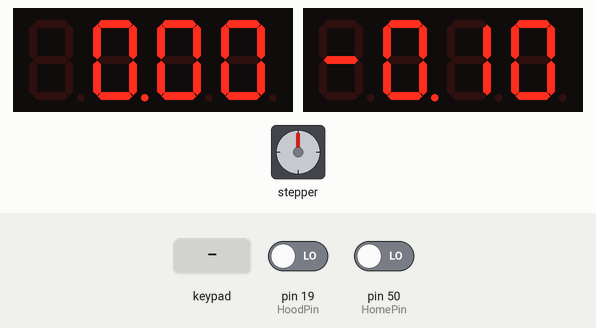
Simulated run of this sketch. Board: Arduino Mega 2560, built with avr-gcc and run on an emulated ATmega2560. Shown: 2 × 4-digit seven-segment display, stepper motor. The test bench sets the inputs (shaded band); at power-on: pin 19 (HoodPin) LOW, pin 50 (HomePin) LOW. EEPROM starts erased; stepper angles assume 200 steps per turn.

Above: at 1.2 s.
1.3 s: pin 19 (HoodPin) driven HIGH
At 1.75 s:
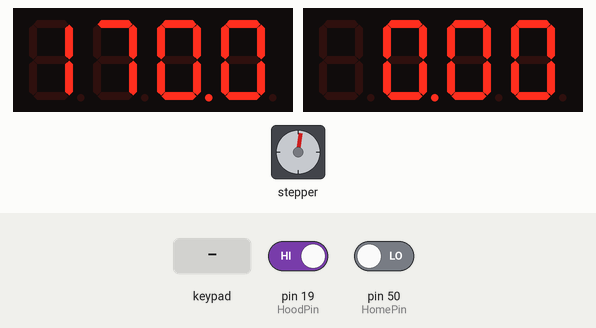
4.0 s: key 'B' pressed
At 4.38 s:
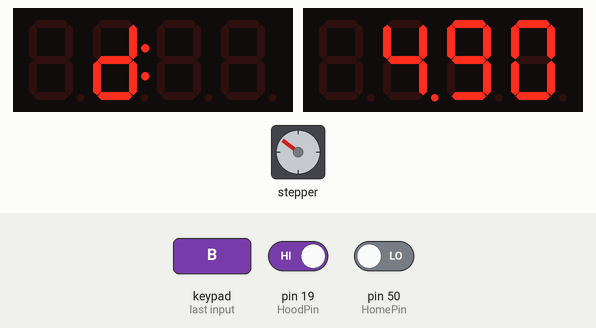
6.3 s: key 'L' pressed
At 6.68 s:
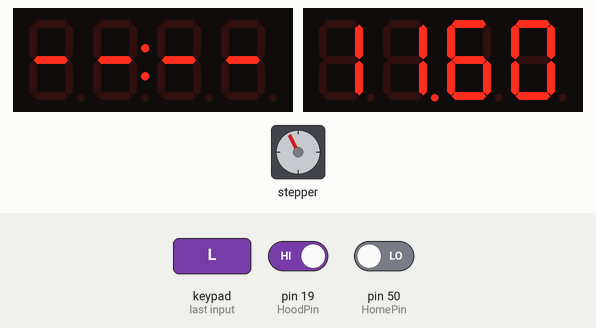
8.3 s: pin 50 (HomePin) driven HIGH
At 8.8 s:
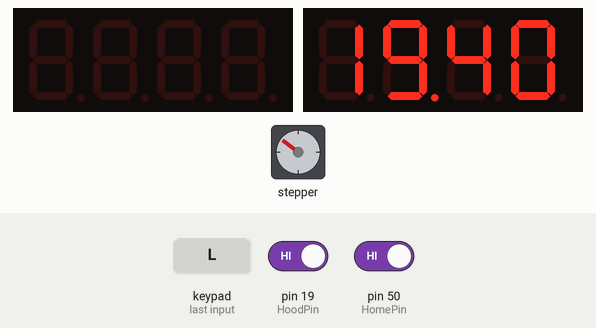
11.3 s: key 'S' pressed
At 11.68 s:
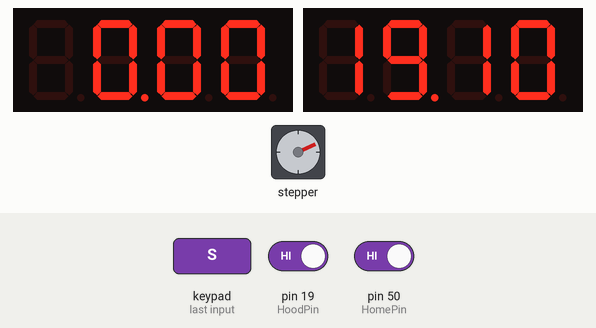
14.2 s: pin 50 (HomePin) driven LOW
At 15.32 s:
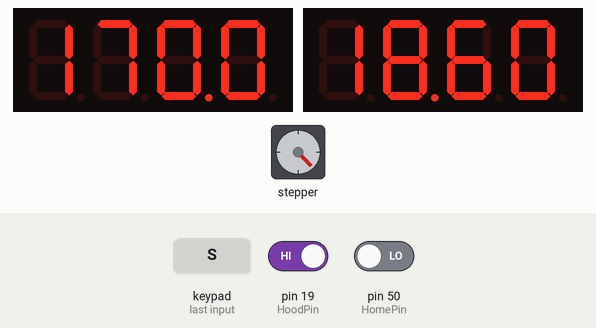
Timing chart, 0 to 24.6 s (numbered marks = the images above; inputs shaded):
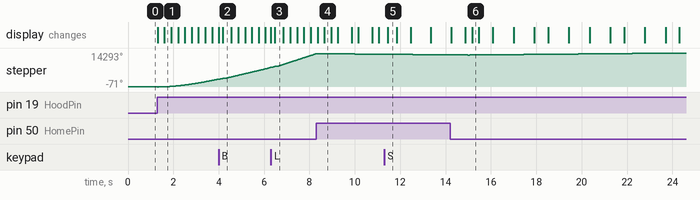

The sketch:

AutoPlaner_1.3.ino
```cpp
/*
 * Sketch name: AutoPlaner_1.3.ino
 * Based on: RemonteTable_Uno_1_1.ino
 * Author: Wyldix (contact via metabricoleur.com forum)
 * Date created: 2015-04-02
 * Date last modified: Tilman, 2020-03-25
 * Description: Program for digitally controlled height adjustmend of planer table
 */


// Included files
#include <Keypad.h>
#include <Wire.h>
#include <AccelStepper.h>
#include <EEPROM.h>
// #include <Adafruit_GFX.h>
#include <Adafruit_LEDBackpack.h>
#include <math.h>
#include "config.h"
#include "vars.h"


// Display instances
Adafruit_7segment tDisplay = Adafruit_7segment();
Adafruit_7segment cDisplay = Adafruit_7segment();


// Keypad
const byte ROW = 4;                     // rows
const byte COL = 4;                     // colums

#ifdef SCHURTER
  char numTouches[ROW][COL] = {         // B = Brightness
    { 1 ,  2 ,  3 ,  4 },               // L = Lock
    { 5 ,  6 ,  7 ,  8 },               // S = Stop
    { 9 ,  0 , 'B', 'L'},               // C = Clear
    {'S', 'C', 'H', 'E'}                // H = Home
  };                                    // E = Enter
#else
  char numTouches[ROW][COL] = {
    { 1 ,  2 ,  3 , 'S'},
    { 4 ,  5 ,  6 , 'C'},
    { 7 ,  8 ,  9 , 'H'},
    {'B',  0 , 'L', 'E'}
  };
#endif

byte rowPins[ROW] = {Row1Pin, Row2Pin, Row3Pin, Row4Pin};
byte colPins[COL] = {Col1Pin, Col2Pin, Col3Pin, Col4Pin};

Keypad numPad = Keypad(makeKeymap(numTouches), rowPins, colPins, ROW, COL);


// Definition of stepper motor (controlled by driver with step/dir), additional enable command: setEnablePin()
// Step: One transition from low to high = one step (can be changed by setPinsIverted())
// Dir: High = clockwise rotation
AccelStepper motor(1, StepPin, DirPin);


void setup() {
  Serial.begin(9600);

  // Initialization of displays and erasing their contents
  if (BRIGHTNESS) {
    EEPROM.get(4, dispBright);                      // Read stored brightness from EEPROM
  }
  else {
    dispBright = DISP_BRGT;                         // If BRIGHTNESS disabled, use value from config.h
  }

  tDisplay.begin(DISP_TARG_ADD);
  cDisplay.begin(DISP_CURR_ADD);

  tDisplay.setBrightness(dispBright);
  tDisplay.clear();
  tDisplay.writeDisplay();

  cDisplay.setBrightness(dispBright);
  cDisplay.clear();
  cDisplay.writeDisplay();

  // Motor initialization
  EEPROM.get(0, hCurrent);                          // Read stored height from EEPROM
  motor.setCurrentPosition(hCurrent * steps);       // Current start height (home)
  motor.setMaxSpeed(maxSpeed);                      // Initialization of max speed and acceleration of stepper motor
  motor.setAcceleration(accel);
  motor.setMinPulseWidth(100);                      // Set minimum pulse width
  motor.setPinsInverted(INVDIR, false, false);      // Possible Invertion of direction (step and enable remain at default values)

  // Initialization of keyboard events
  numPad.addEventListener(keypadEvent_num);         // Adding an event for numeric keypad

  // Display of values on startup
  displayDec(motor.currentPosition() / steps, DISP_CURR);
  displayDec(hTarget, DISP_TARG);
}


void loop() {
  runMotor();
}


// Include additional functions that are not crucial
#include "func.h"


// Keyboard event
void keypadEvent_num(KeypadEvent key){
    kpadState = numPad.getState();
    delay(50);
    swOnState(key);
}


// Key functions
void swOnState(char key) {
  switch(kpadState) {
    case PRESSED: {
      if(key == 'B' && BRIGHTNESS) {                      // Brightness
        prepDisp();
        lastKey = key;
      }
      if(key == 'L' && LOCK) {                            // Lock/Unlock
        if (lastKey == key) {
          execLock();
        }
        else {
          prepLock();
          lastKey = key;
        }
      }
      else if(key == 'C') {                               // Clear
        hTarget = 0;
      }
      else if((key >= 0) && (key <= 9)) {                 // Digit
        if (lastKey == 'B') {
          setDisp(key);
        }
        else if (!lockMode) {
          hTarget = (hTarget * 10) + key;
        }
      }
      else if(key == 'E' && hTarget > 0) {                // Start/Enter
        if(hTarget > hMax) {                              // Correcting height to maximum value when exceeding
          hTarget = hMax;
        }
        else if(hTarget < hMin) {                         // Correcting height to minimum value when deceeding
          hTarget = hMin;
        }
        else {                                            // Run stepper motor
          motor.moveTo(hTarget * steps);
          motorRun = true;
        }
      }
      else if(key == 'S') {                               // Stop stepper motor or escape function
        if (lastKey == 'B' || lastKey == 'L') {
          escFunc();
        }
        else {
          stopMotor();
        }
      }
      else if (key == 'H' && HOMING) {                    // Run motor in positive direction until it hits the home switch
        motor.move((hHome + hMin) * steps);               // Maximum distance to run: From 0 to home
        motorRun = true;
      }
      break;
    }
    default: break;
  }
  if (lastKey != 'B' && lastKey != 'L' && !lockMode) {
    displayDec(hTarget, DISP_TARG);
  }
}


// Decimal output to appropriate display
void displayDec(float height, byte display) {
  if(display == DISP_TARG) {
    tDisplay.print(height/10);
    tDisplay.writeDisplay();
  }
  else {
    cDisplay.print(height/10);
    cDisplay.writeDisplay();
  }
}


// Emergency stop triggered by pressing the "STOP" button
void stopMotor() {
  if(motorRun) {
    motor.setAcceleration(emStop);              // Increased acceleration for fast braking
    motor.stop();                               // Send stop command
    motorStop = true;                           // Report emergency stop to main loop
  }
}


void runMotor() {
  unsigned long currentMillis = millis();                   // Time since the Arduino board was turned on

  key = numPad.getKey();                                    // Read keypad

  if (!lockMode) {
    if(motorRun) {
      if(motorStop) {
        motor.runToPosition();
        motorStop = false;
        motor.setAcceleration(accel);
      }

      hCurrent = round(motor.currentPosition() / steps);      // Current position of the motor (therefore of the table)

      if(HOMING && digitalRead(HomePin) == HIGH) {
        setHome();
      }
      else if(motor.distanceToGo() != 0) {
        motor.run();
      }
      else {
        motorRun = false;
        hTarget = 0;
        displayDec(hTarget, DISP_TARG);
        displayDec(hCurrent, DISP_CURR);
        EEPROM.put(0, hCurrent);                              // Store current height in EEPROM
      }

      if(currentMillis - precedentMillis > INTERVAL) {        // Screen refresh only if the engine is running
        precedentMillis = currentMillis;
        displayDec(hCurrent, DISP_CURR);
      }
    }
    else if(HOOD && digitalRead(HoodPin) == HIGH) {
      safeHeight();
      if (motor.distanceToGo() == 0) {
        execLock();
      }
    }
  }
}
```

func.h
```cpp
/*
 * Sketch name: AutoPlaner_1.3.ino
 * Based on: RemonteTable_Uno_1_1.ino
 * Author: Wyldix (contact via metabricoleur.com forum)
 * Date created: 2015-04-02
 * Date last modified: Tilman, 2020-03-25
 * Description: Program for digitally controlled height adjustmend of planer table
 */


// Enter display brightness mode (old value is blinking, waiting for new value to be entered)
void prepDisp() {
  tDisplay.clear();
  tDisplay.blinkRate(2);                        // Set blink rate of target display
  tDisplay.writeDigitRaw(1, 0b01011110);        // "d"
  tDisplay.writeDigitRaw(2, 0b11);              // ":"
  tDisplay.writeDigitNum(3, (dispBright - 4));  // Old value
  tDisplay.writeDisplay();
}


// Changing display brightness (Values from 0-9)
void setDisp(int key) {
  tDisplay.blinkRate(0);                        // Stop blink rate
  tDisplay.print(key);                          // Display brightness value
  tDisplay.writeDisplay();

  dispBright = key + 4;                         // Get brightness value in the right range
  EEPROM.put(4, dispBright);                    // Save brightness to EEPROM
  tDisplay.setBrightness(dispBright);           // Set target display brightness
  cDisplay.setBrightness(dispBright);           // Set current display brightness
  delay(2000);                                  // Display brightness value for 2 more seconds, then return to operational mode
  lastKey = NO_KEY;                             // Delete flag
}


// Target Display when machine is locked
lockDisp() {
  tDisplay.writeDigitRaw(0, 0b01000000);        // "-"
  tDisplay.writeDigitRaw(1, 0b01000000);        // "-"
  tDisplay.writeDigitRaw(3, 0b01000000);        // "-"
  tDisplay.writeDigitRaw(4, 0b01000000);        // "-"
  tDisplay.writeDisplay();
}


// Prepare locking/unlocking (first "#", has to be confirmed by a second "#")
void prepLock() {
  lockDisp();                                   // Write "----"
  tDisplay.blinkRate(2);                        // Set blink rate of target display
}


// Execute locking/unlocking either after confirmation or automatically by suction hood switch
void execLock() {
  if (lockMode == true) {
    lockMode = false;                           // Unset lock flag
  }
  else {
    lockDisp();                                 // Write "----"
    lockMode = true;                            // Set lock flag
  }
  tDisplay.blinkRate(0);                        // Remove blink rate
  lastKey = NO_KEY;                             // Delete flag
}


// Escape function (display brightness or lock mode) without changing value
void escFunc() {
  tDisplay.blinkRate(0);
  lastKey = NO_KEY;
}


// Homing the table
void setHome() {
  motor.setAcceleration(emStop);                // Increased acceleration for fast braking
  motor.stop();                                 // Stop motor

  motor.setMaxSpeed(MAX_SPEED / 10);            // Lower speed for better accuracy
  motor.move(-steps);                           // Move motor backwards
  motor.run();

  if(digitalRead(HomePin) == LOW) {
    motor.stop();                               // Stop motor when home switch releases
    motor.setCurrentPosition(hHome * steps);    // Set home position as current position
    motor.setMaxSpeed(maxSpeed);                // Set speed and acceleration back to normal values
    motor.setAcceleration(accel);               // Due to some reason hHome differs by 0.1mm when acceleration is not set
    EEPROM.put(0, hHome);                       // Store current height in EEPROM
    displayDec(hHome, DISP_CURR);               // Update current display value
    stopMotor();                                // Call function to get back to operational mode
  }
}


// Run table to safe height when suction hood gets flipped
void safeHeight() {
  if (motor.currentPosition() < (hSafe * steps)) {
    displayDec(hSafe, DISP_TARG);
    motor.moveTo(hSafe * steps);
    motorRun = true;
  }
}
```

vars.h
```cpp
/*
 * Sketch name: AutoPlaner_1.3.ino
 * Based on: RemonteTable_Uno_1_1.ino
 * Author: Wyldix (contact via metabricoleur.com forum)
 * Date created: 2015-04-02
 * Date last modified: Tilman, 2020-03-25
 * Description: Program for digitally controlled height adjustmend of planer table
 */


long          hMin = MIN_HEIGHT * 10;                 // Minimum table height in 0.1 mm
long          hMax = MAX_HEIGHT * 10;                 // Maximum table height in 0.1 mm
long          hHome = HOME_HEIGHT * 10;               // Home table height in 0.1 mm
long          hSafe = SAFE_HEIGHT * 10;               // Safe table height in 0.1 mm
long          steps = (NUM_STP_MOTOR * MICRO_STP * SPINDLE_PULLEY_TEETH) / (10 * SPINDLE_PITCH * MOTOR_PULLEY_TEETH);      // Number of motor steps to lift the table by 0.1 mm
long          accel = ACCELERATION * steps * 10;      // Acceleration in mm/s^2 (200 = step/s^2; hence multiplication by STEPS)
long          emStop = 10 * accel;                    // Deceleration in case of emergency stop
long          maxSpeed = (MAX_SPEED/6) * steps;       // Maximum table lift speed in mm/min (Default: 500. This is the first number to be changed)


long          hTarget = 0;                            // Height entered by user
long          hCurrent = hHome;                       // Variable permanently containing the current table height
static byte   kpadState;                              // Key status (PRESSED, HOLD, RELEASED (default hold time >2s)
char          key;                                    // Key pressed
long          precedentMillis = 0;                    // Save the last time the screen was refreshed
bool          motorRun = false;                       // Flag indicating running motor
bool          motorStop = false;                      // Flag indicating emergency stop
int           dispBright;                             // Display brightness
static char   lastKey = NO_KEY;                       // Stores last key press
bool          lockMode = false;                       // Flag indicating whether control panel is locked or unlocked
```

config.h
```cpp
/*
 * Sketch name: AutoPlaner_1.3.ino
 * Based on: RemonteTable_Uno_1_1.ino
 * Author: Wyldix (contact via metabricoleur.com forum)
 * Date created: 2015-04-02
 * Date last modified: Tilman, 2020-03-25
 * Description: Program for digitally controlled height adjustmend of planer table
 */


// User defined constants, depending on the planer
#define MIN_HEIGHT 6              // Minimum table height in millimeters
#define MAX_HEIGHT 230            // Maximum table height in millimeters
#define HOME_HEIGHT 230           // Home table height in millimeters (must be >= MAX_HEIGHT!)
#define SAFE_HEIGHT 170           // Save height for flipping the suction (if activated)
#define NUM_STP_MOTOR 200         // Number of steps per revolution of stepper motor
#define MICRO_STP 4               // Number of micro steps used by the motor driver
#define SPINDLE_PITCH 2           // Pitch of the planer table spindle in millimeters
#define SPINDLE_PULLEY_TEETH 20   // Number of pulley teeth on the table spindle
#define MOTOR_PULLEY_TEETH 20     // Number of pulley teeth on the motor shaft
#define INVDIR false              // Direction of rotation of the stepper motor ("true" or "false")


// Speed profile (to be modified later, depending on desired speed)
#define ACCELERATION 2            // Acceleration in mm/s^2
#define MAX_SPEED 500             // Maximum table lift speed in mm/min (Default: 500. This is the first number to be changed)
#define INTERVAL 100              // Period between each screen refresh in ms


// Additional functions in func.h
#define HOMING true               // Homing function ("true" or "false")
#define HOOD true                 // Suction hood control ("true" or "false")
#define BRIGHTNESS true           // Set display brightness and save to EEPROM ("true" or "false")
#define LOCK true                 // Lock stepper motor for safety


// Display
#define DISP_TARG_ADD 0x70        // I2C address of display 1
#define DISP_CURR_ADD 0x74        // I2C address of display 2
#define DISP_TARG 1
#define DISP_CURR 2
#define DISP_BRGT 6              // Brightness value of displays from 0 to 15 (brightest)


// Keypad
#define SCHURTER                  // Uncomment for Schurter Keypads


// Microcontroller
#define MEGA                      // Uncomment for Arduino MEGA 2560, comment for Arduino UNO or LEONARDO

#ifdef MEGA
  #define Row1Pin 39              // Pins for keypad rows
  #define Row2Pin 41
  #define Row3Pin 43
  #define Row4Pin 45

  #define Col1Pin 47              // Pins for keypad colums
  #define Col2Pin 49
  #define Col3Pin 51
  #define Col4Pin 53

  #define StepPin 2               // Stepper motor pins
  #define DirPin  38

  #define HoodPin 19              // Suction hood switch pin
  #define HomePin 50              // Home switch pin
#else
  #define Row1Pin 13              // Pins for keypad rows
  #define Row2Pin 12
  #define Row3Pin 11
  #define Row4Pin 10

  #define Col1Pin 9               // Pins for keypad colums
  #define Col2Pin 8
  #define Col3Pin 7
  #define Col4Pin 6

  #define StepPin 5               // Stepper motor pins
  #define DirPin  4

  #define HoodPin 3               // Suction hood switch pin
  #define HomePin 2               // Home switch pin
#endif
```

Measured:
- after the input at 1.3 s, stepper: turns 71° counter-clockwise in 0.00 s, then 3343° clockwise in 2.7 s; the display: first changes at once (image 1 shows a later state)
- after the input at 4.0 s, the display: first differs from a run without the input after 0.17 s (image 2)
- after the input at 6.3 s, the display: first differs from a run without the input after 0.16 s (image 3)
- after the input at 11.3 s, the display: changes after 0.16 s (image 5)
